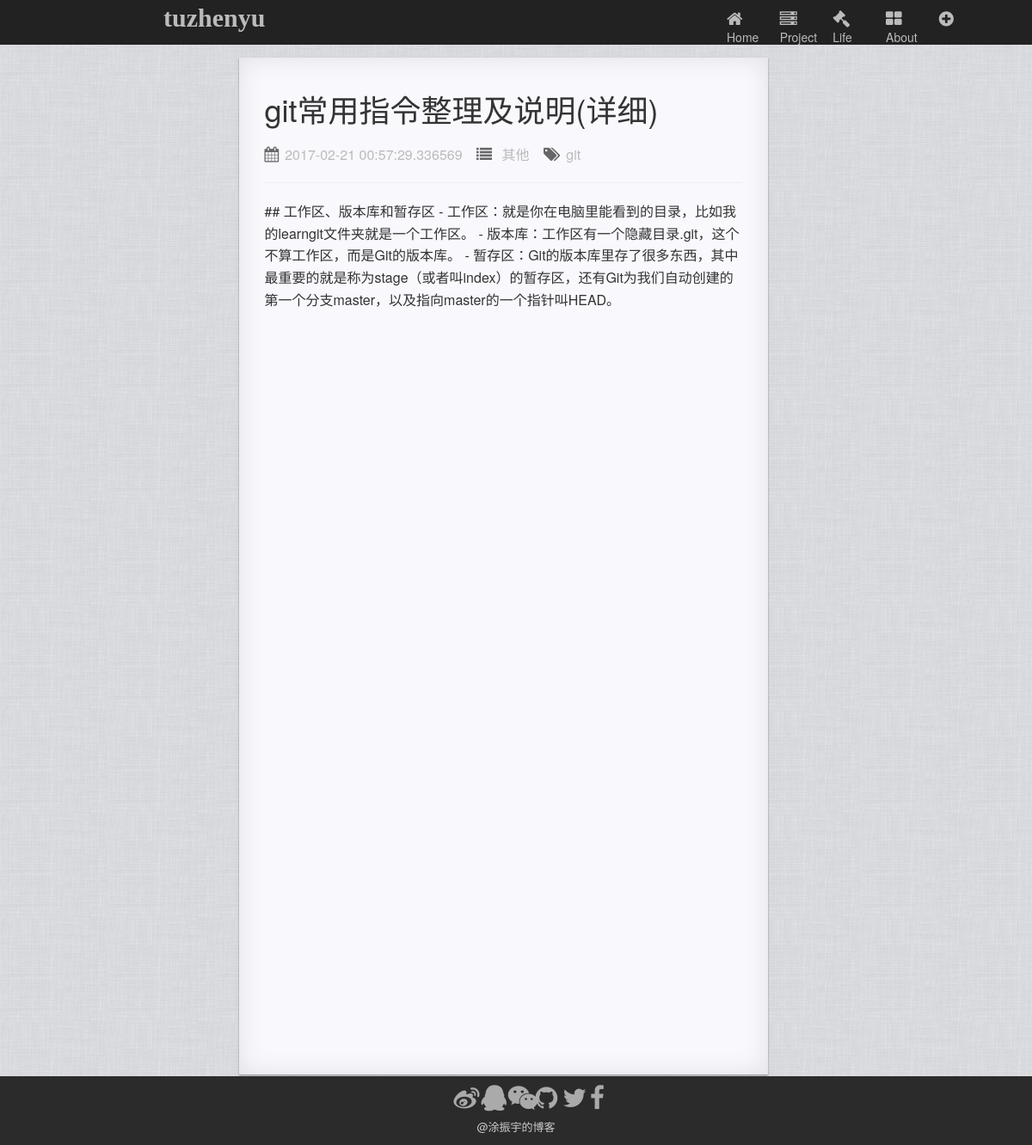
Screenshot of /article/4 with the database file from the repository.
### app/models.py (models this page shows)
class Article(db.Model):
    __tablename__ = 'articles'
    id = db.Column(db.Integer, primary_key = True)
    markDownEdit = db.Column(db.Text)
    timestamp = db.Column(db.DateTime,index=True,default=datetime.utcnow)
    title = db.Column(db.String(128))
    category = db.Column(db.String(32))
    tag = db.Column(db.String(32))
    describe = db.Column(db.Text)

### app/views.py (the view)
@app.route('/article/<int:id>')
def article(id):
    article = models.Article.query.get_or_404(id)
    return render_template("article.html",article = article)

### app/templates/article.html
{% extends "base.html" %}
{% block content %}
<div class="wrapper row">
  <div class="col-md-3"></div>
  <div class="col-md-6 row articleShow">
    <h1>{{article.title}}</h1>
    <div class="articleFooter">
      <ul>
        <li><i class="fa fa-calendar fa-1x" aria-hidden="true"></i><span>{{article.timestamp}}</span></li>
        <li><i class="fa fa-list fa-1x" aria-hidden="true"></i><span>{{article.category}}</span></li>
        <li><i class="fa fa-tags fa-1x" aria-hidden="true"></i><span>{{article.tag}}</span></li>
      </ul>
    </div>
    <hr>
    <article class="articleContant">
      <p>{{article.markDownEdit}}</p>
    </article>
  </div>
</div>
{% endblock %}

### app/static/css/style.css (style rules this page uses)
body { width: 100%; height: 100%; }
.articleFooter ul { list-style: none; margin-top: 5px; padding: 0; }
.articleFooter ul li { display: inline-block; color:#666; margin-right: 12px; }
.articleFooter ul li span { color:#bbb; font-size: 16px; }
.articleFooter ul li i { margin-right: 7px; font-size: 18px; }
.articleShow { height: 1183px; padding: 20px 30px; line-height: 1.6; font-size: 16px; background-color: #f8f8fd; box-shadow: 0 1px 2px rgba(0, 0, 0, 0.4), 0 0 30px rgba(10, 10, 0, 0.1) inset; }
.articleShow .articleFooter { margin-top: 20px; }

### rows the page displays
Article: title "git常用指令整理及说明(详细)", timestamp "2017-02-21 00:57:29.336569", category "其他", tag "git", markDownEdit "## 工作区、版本库和暂存区 - 工作区：就是你在电脑里能看到的目录，比如我的learngit文件夹就是一个工作区。 - 版本库：工作区有一个隐藏目录.git，这个不算工作区，而是Git的版本库。 - 暂存区：Git的版本库里存了很多东西，其中最重要的就是称为stage（或者叫index）的暂存区，还有Git为我们自动创建的第一个分支master，以及指向master的一个指针叫HEAD。"
